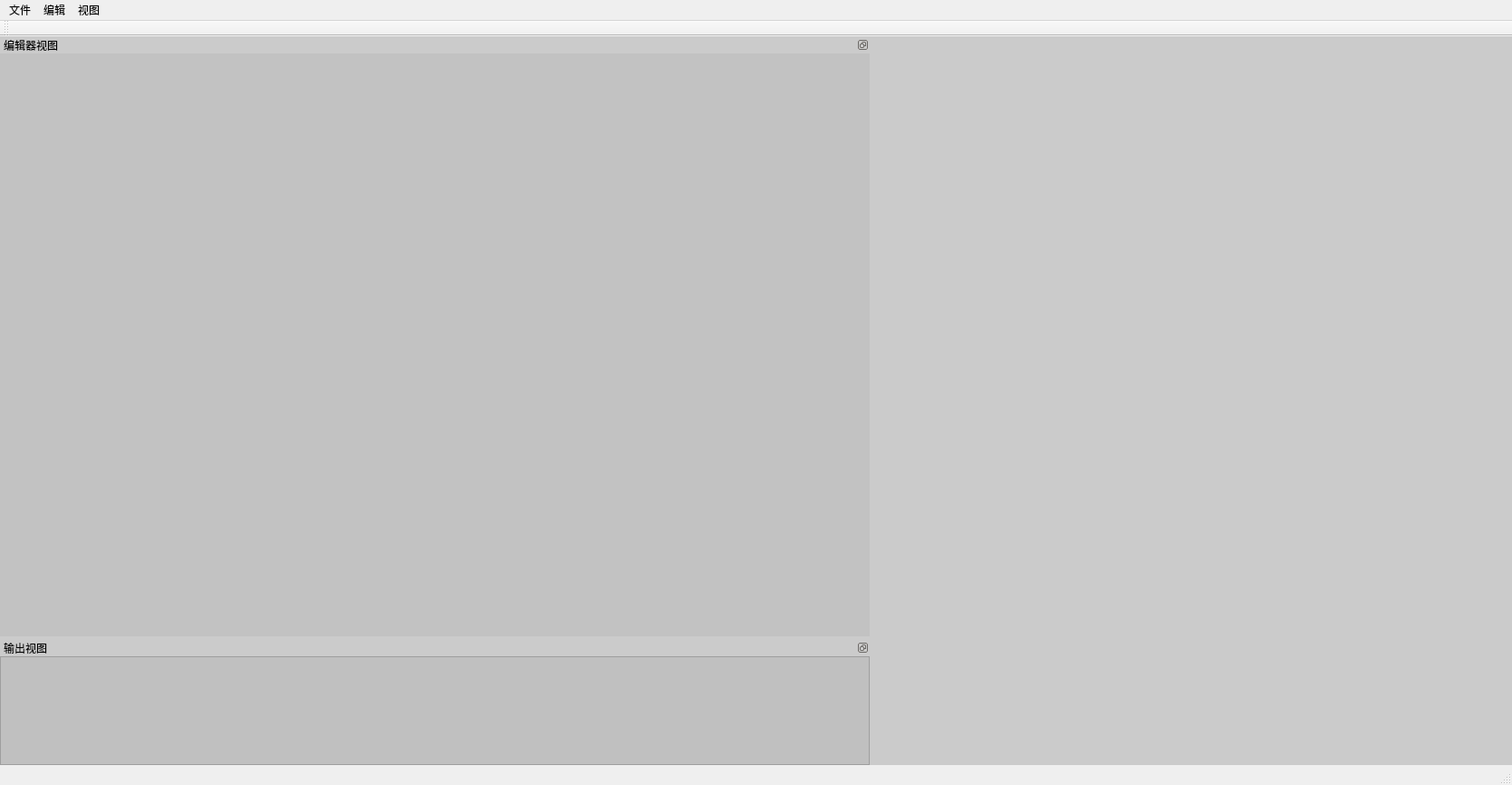
<?xml version="1.0" encoding="UTF-8"?>
<ui version="4.0">
 <class>ParticleEditorClass</class>
 <widget class="QMainWindow" name="ParticleEditorClass">
  <property name="geometry">
   <rect>
    <x>0</x>
    <y>0</y>
    <width>1669</width>
    <height>866</height>
   </rect>
  </property>
  <property name="windowTitle">
   <string>ParticleEditor</string>
  </property>
  <property name="styleSheet">
   <string notr="true"/>
  </property>
  <widget class="QWidget" name="centralWidget">
   <property name="styleSheet">
    <string notr="true"> background-color:rgba(191, 191, 191, 191)</string>
   </property>
   <widget class="QDockWidget" name="SceneWidget">
    <property name="enabled">
     <bool>true</bool>
    </property>
    <property name="geometry">
     <rect>
      <x>0</x>
      <y>0</y>
      <width>960</width>
      <height>662</height>
     </rect>
    </property>
    <property name="features">
     <set>QDockWidget::DockWidgetFloatable|QDockWidget::DockWidgetMovable</set>
    </property>
    <property name="windowTitle">
     <string>编辑器视图</string>
    </property>
    <widget class="QWidget" name="SceneWidgetContents"/>
   </widget>
   <widget class="QDockWidget" name="LogWidget">
    <property name="geometry">
     <rect>
      <x>0</x>
      <y>665</y>
      <width>960</width>
      <height>140</height>
     </rect>
    </property>
    <property name="minimumSize">
     <size>
      <width>960</width>
      <height>140</height>
     </size>
    </property>
    <property name="styleSheet">
     <string notr="true"> background-color:rgba(191, 191, 191, 191)</string>
    </property>
    <property name="features">
     <set>QDockWidget::DockWidgetFloatable|QDockWidget::DockWidgetMovable</set>
    </property>
    <property name="allowedAreas">
     <set>Qt::BottomDockWidgetArea</set>
    </property>
    <property name="windowTitle">
     <string>输出视图</string>
    </property>
    <widget class="QWidget" name="LogWidgetContents">
     <widget class="QPlainTextEdit" name="plainTextEdit">
      <property name="geometry">
       <rect>
        <x>0</x>
        <y>0</y>
        <width>960</width>
        <height>120</height>
       </rect>
      </property>
     </widget>
    </widget>
   </widget>
  </widget>
  <widget class="QMenuBar" name="menuBar">
   <property name="geometry">
    <rect>
     <x>0</x>
     <y>0</y>
     <width>1669</width>
     <height>23</height>
    </rect>
   </property>
   <widget class="QMenu" name="menuFile">
    <property name="title">
     <string>文件</string>
    </property>
    <addaction name="actionOpenConfig"/>
    <addaction name="actionSaveConfig"/>
    <addaction name="actionSave_as"/>
    <addaction name="actionOutput"/>
   </widget>
   <widget class="QMenu" name="menuEdit">
    <property name="title">
     <string>编辑</string>
    </property>
    <addaction name="actionAdd_Res"/>
   </widget>
   <widget class="QMenu" name="menuView">
    <property name="title">
     <string>视图</string>
    </property>
    <addaction name="actionControlView"/>
    <addaction name="actionResView"/>
    <addaction name="actionModelView"/>
   </widget>
   <addaction name="menuFile"/>
   <addaction name="menuEdit"/>
   <addaction name="menuView"/>
  </widget>
  <widget class="QToolBar" name="mainToolBar">
   <attribute name="toolBarArea">
    <enum>TopToolBarArea</enum>
   </attribute>
   <attribute name="toolBarBreak">
    <bool>false</bool>
   </attribute>
  </widget>
  <widget class="QStatusBar" name="statusBar"/>
  <action name="actionAddRes">
   <property name="icon">
    <iconset resource="particleeditor.qrc">
     <normaloff>:/icon/Resources/add.ico</normaloff>:/icon/Resources/add.ico</iconset>
   </property>
   <property name="text">
    <string>添加资源</string>
   </property>
  </action>
  <action name="actionAddRes_2">
   <property name="text">
    <string>add_Res</string>
   </property>
  </action>
  <action name="actionAdd_Res">
   <property name="icon">
    <iconset resource="particleeditor.qrc">
     <normaloff>:/icon/Resources/add.ico</normaloff>:/icon/Resources/add.ico</iconset>
   </property>
   <property name="text">
    <string>添加资源</string>
   </property>
  </action>
  <action name="actionOpenConfig">
   <property name="icon">
    <iconset resource="particleeditor.qrc">
     <normaloff>:/icon/Resources/open.ico</normaloff>:/icon/Resources/open.ico</iconset>
   </property>
   <property name="text">
    <string>打开</string>
   </property>
  </action>
  <action name="actionSaveConfig">
   <property name="icon">
    <iconset resource="particleeditor.qrc">
     <normaloff>:/icon/Resources/save_as.ico</normaloff>:/icon/Resources/save_as.ico</iconset>
   </property>
   <property name="text">
    <string>保存</string>
   </property>
  </action>
  <action name="actionSave_as">
   <property name="icon">
    <iconset resource="particleeditor.qrc">
     <normaloff>:/icon/Resources/save_as.ico</normaloff>:/icon/Resources/save_as.ico</iconset>
   </property>
   <property name="text">
    <string>另存为</string>
   </property>
  </action>
  <action name="actionOutput">
   <property name="icon">
    <iconset resource="particleeditor.qrc">
     <normaloff>:/icon/Resources/output.ico</normaloff>:/icon/Resources/output.ico</iconset>
   </property>
   <property name="text">
    <string>导出</string>
   </property>
  </action>
  <action name="actionControlView">
   <property name="icon">
    <iconset resource="particleeditor.qrc">
     <normaloff>:/icon/Resources/show.ico</normaloff>:/icon/Resources/show.ico</iconset>
   </property>
   <property name="text">
    <string>控制器视图</string>
   </property>
  </action>
  <action name="actionResView">
   <property name="icon">
    <iconset resource="particleeditor.qrc">
     <normaloff>:/icon/Resources/show.ico</normaloff>:/icon/Resources/show.ico</iconset>
   </property>
   <property name="text">
    <string>资源视图</string>
   </property>
  </action>
  <action name="actionModelView">
   <property name="icon">
    <iconset resource="particleeditor.qrc">
     <normaloff>:/icon/Resources/show.ico</normaloff>:/icon/Resources/show.ico</iconset>
   </property>
   <property name="text">
    <string>模型视图</string>
   </property>
  </action>
 </widget>
 <layoutdefault spacing="6" margin="11"/>
 <resources>
  <include location="particleeditor.qrc"/>
 </resources>
 <connections/>
</ui>
